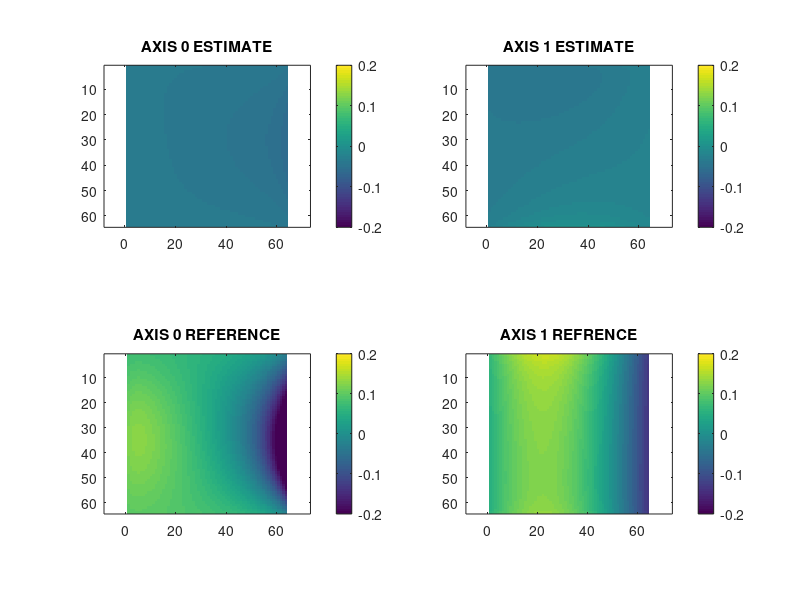

The MATLAB source for this figure:
% Lighthouse parameters
ootx = struct;

% BEFORE
ootx(1).phase = 0.0302429;
ootx(1).tilt = 0.00762177;
ootx(1).gib_phase = 1.71582;
ootx(1).gib_mag = 0.0114594;
ootx(1).curve = -0.000842571;
ootx(2).phase = 0.0285797;
ootx(2).tilt = -0.012146;
ootx(2).gib_phase = -0.440918;
ootx(2).gib_mag = -0.00743484;
ootx(2).curve = 0.00172043;

% AFTER
ootx(3).phase = -0.0867857;
ootx(3).tilt = 0.127538;
ootx(3).gib_phase = 1.91645;
ootx(3).gib_mag = 0.0411464;
ootx(3).curve = 0.0519228;
ootx(4).phase = 0.198872;
ootx(4).tilt = 0.0124835;
ootx(4).gib_phase = -1.23938;
ootx(4).gib_mag = 0.326461;
ootx(4).curve = -0.00920232;

# Print the map
n = 64;
s = [-0.2 0.2];
Xa = zeros(n, n);
Ya = zeros(n, n);
Xb = zeros(n, n);
Yb = zeros(n, n);
for i = 1:n
  for j = 1:n
    % Get the angle
    ideal(1) = 2 * (i/n - 0.5) * 60 * pi / 180;
    ideal(2) = 2 * (j/n - 0.5) * 60 * pi / 180;
    % Get a position on the image plane
    x = tan(ideal(1));
    y = tan(ideal(2));
    z = 1.0;
    % REFERENCE
    Xa(i, j) = atan2(x - (ootx(3).tilt + ootx(3).curve * y) * y, z);
    Ya(i, j) = atan2(y - (ootx(4).tilt + ootx(4).curve * x) * x, z);
    Xa(i, j) = Xa(i, j) - ootx(3).phase - ootx(3).gib_mag * sin(Xa(i, j) + ootx(3).gib_phase);
    Ya(i, j) = Ya(i, j) - ootx(4).phase - ootx(4).gib_mag * sin(Ya(i, j) + ootx(4).gib_phase);
    Xa(i, j) = Xa(i, j) - ideal(1);
    Ya(i, j) = Ya(i, j) - ideal(2);
    
    % ESTIMATE
    Xb(i, j) = atan2(x - ootx(1).tilt * y + ootx(1).curve * (y * y * y * y), z);
    Yb(i, j) = atan2(y - ootx(2).tilt * x + ootx(2).curve * (x * x * x * x), z);
    Xb(i, j) = Xb(i, j) - ootx(1).phase - ootx(1).gib_mag * sin(Xb(i, j) + ootx(1).gib_phase);
    Yb(i, j) = Yb(i, j) - ootx(2).phase - ootx(2).gib_mag * sin(Yb(i, j) + ootx(2).gib_phase);
    Xb(i, j) = Xb(i, j) - ideal(1);
    Yb(i, j) = Yb(i, j) - ideal(2);
  endfor
endfor
subplot(2, 2, 1);
imagesc(Xb, s);
axis equal;
colorbar;
title('AXIS 0 ESTIMATE');
subplot(2, 2, 2);
imagesc(Yb, s);
axis equal;
colorbar;
title('AXIS 1 ESTIMATE');
subplot(2, 2, 3);
imagesc(Xa, s);
axis equal;
colorbar;
title('AXIS 0 REFERENCE');
subplot(2, 2, 4);
imagesc(Ya, s);
axis equal;
colorbar;
title('AXIS 1 REFRENCE');